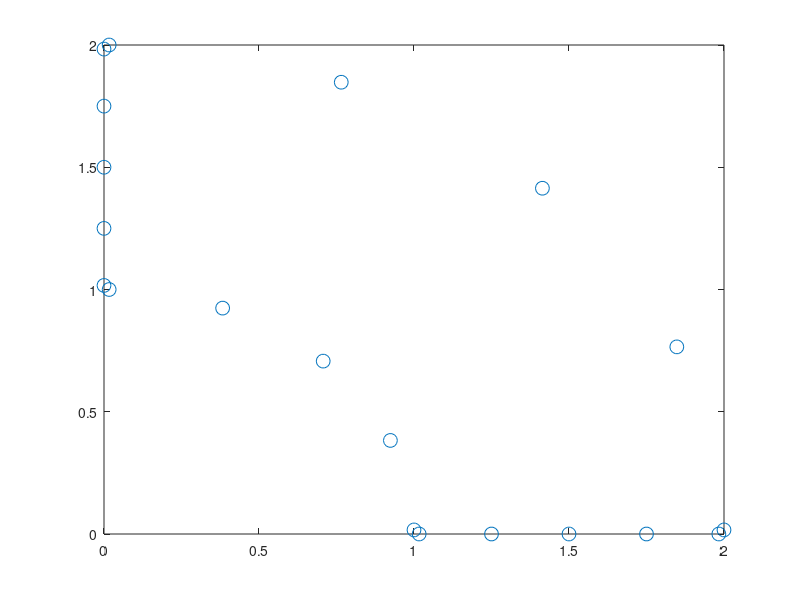

MATLAB code for this plot: (Note: this script raises an error after producing the figure.)
%------------INPUT GEOMETRY AND BOUNDRY CONDITIONS
clear all;close all;


%coordinates of element endpoints

x_elements=[1 0; 1.25 0; 1.5 0; 1.75 0;2 0;
            2*cos(pi/8) 2*sin(pi/8); 2*cos(pi/4) 2*sin(pi/4); 2*cos(3*pi/8) 2*sin(3*pi/8);
            0 2; 0 1.75; 0 1.5; 0 1.25;0 1;
            cos(3*pi/8) sin(3*pi/8); cos(pi/4) sin(pi/4);cos(pi/8) sin(pi/8);
            1 0];
N_elements=16;

%coordinates of nodal points
epsilon=0.05;
epsilon0=epsilon/3
x_nodes=[1+epsilon0 0; 1.25 0; 1.5 0; 1.75 0; 2-epsilon0 0;
         2 epsilon0; 2*cos(pi/8) 2*sin(pi/8); 2*cos(pi/4) 2*sin(pi/4); 2*cos(3*pi/8) 2*sin(3*pi/8); epsilon0 2;
         0 2-epsilon0; 0 1.75; 0 1.5; 0 1.25; 0 1+epsilon0;
         epsilon0 1; cos(3*pi/8) sin(3*pi/8); cos(pi/4) sin(pi/4);cos(pi/8) sin(pi/8); 1 epsilon0];
     
     plot(x_nodes(:,1),x_nodes(:,2),'o','MarkerSize',10);
N_nodes=20;



%the first and second node numbers and type of discontinuity
Element_nodes=[1 2 1;
               2 3 0;
               3 4 0;
               4 5 -1;
               
               6 7 1;
               7 8 0;
               8 9 0;
               9 10 -1;
               
               11 12 1;
               12 13 0;
               13 14 0;
               14 15 -1;
               
               16 17 1;
               17 18 0;
               18 19 0;
               19 20 -1];


plot(x_nodes(:,1),x_nodes(:,2),'o','MarkerSize',10);

%specify boundary conditions
Dirichlet_BC=[6 20;
              7 20;
              8 20;
              9 20;
              10 20
              16 10;
              17 10;
              18 10;
              19 10;
              20 10];
N_Dirichlet=10;
Newmann_BC=[1 0;
            2 0;
            3 0;
            4 0
            5 0;
            
            11 0;
            12 0;
            13 0;
            14 0;
            15 0];
N_Newmann=10;

%------SOLVE THE BOUNDARY INTEGRAL EQUATION-------------------------

%form normal vectors
n_vector=[];
L=(1:N_elements)*0;
for j=1:N_elements
    beta=x_elements(j+1,1:2)-x_elements(j,1:2);
    L(j)=norm(beta);
    n_vector=[n_vector; beta(2)/L(j) -beta(1)/L(j)];
end
n_vector;

u=zeros(N_nodes,1);
q=zeros(N_nodes,1);

for j=1:N_Dirichlet
    u(Dirichlet_BC(j,1),1)=Dirichlet_BC(j,2);
end
for j=1:N_Newmann
    q(Newmann_BC(j,1),1)=Newmann_BC(j,2);
end


%choose a quadrature
N_p=8;
w=[0.101228536290376 0.222381034453374 0.313706645877887 0.362683783378362 0.362683783378362 0.313706645877887 0.222381034453374 0.101228536290376];
p=[-0.960289856497536 -0.796666477413627 -0.525532409916329 -0.183434642495650 0.183434642495650 0.525532409916329 0.796666477413627 0.960289856497536];
w_new=w/2;
p_new=(p+1)/2;
tmp0=0*(1:N_p);
tmp1=0*(1:N_p);
Gij=[0 0];
Hij=[0 0];
%form G and H matrices
G=zeros(N_nodes);
H=zeros(N_nodes);
Q_plus=[1 -epsilon;
        0 1-epsilon]/(1-epsilon);
Q_minus=[1-epsilon 0;
         -epsilon 1]/(1-epsilon);
for j=1:N_elements
    beta=x_elements(j+1,1:2)-x_elements(j,1:2);
    j_1=Element_nodes(j,1);
    j_2=Element_nodes(j,2);
    
    for i=1:N_nodes
        alpha=x_elements(j,1:2)-x_nodes(i,1:2);
        if(i == j_1)
            
            if(Element_nodes(j,3) == 1)
                Gij(1)=-(L(j)/2/pi)*(0.5*log(L(j))-3/4+0.5*((1-epsilon)^2*log(1-epsilon)+(2*epsilon-epsilon^2)*log(epsilon)+epsilon));
                Gij(2)=-(L(j)/2/pi)*(0.5*log(L(j))-1/4+0.5*((1-epsilon^2)*log(1-epsilon)+epsilon^2*log(epsilon)-epsilon));
                Hij(1)=0;
                Hij(2)=0;
            else
                Gij(1)=-(L(j)/2/pi)*(0.5*log(L(j))-3/4);
                Gij(2)=-(L(j)/2/pi)*(0.5*log(L(j))-1/4);
                Hij(1)=0;
                Hij(2)=0;
            end
        elseif(i == j_2)
            if(Element_nodes(j,3) == -1)
                Gij(1)=-(L(j)/2/pi)*(0.5*log(L(j))-1/4+0.5*((1-epsilon^2)*log(1-epsilon)+epsilon^2*log(epsilon)-epsilon));
                Gij(2)=-(L(j)/2/pi)*(0.5*log(L(j))-3/4+0.5*((1-epsilon)^2*log(1-epsilon)+(2*epsilon-epsilon^2)*log(epsilon)+epsilon));
                Hij(1)=0;
                Hij(2)=0;
            else
                Gij(1)=-(L(j)/2/pi)*(0.5*log(L(j))-1/4);
                Gij(2)=-(L(j)/2/pi)*(0.5*log(L(j))-3/4);
                Hij(1)=0;
                Hij(2)=0;
            end
        else
            for k=1:N_p
                tmp0(k)=log(norm(alpha+beta*p_new(k)))*(1-p_new(k));
                tmp1(k)=log(norm(alpha+beta*p_new(k)))*p_new(k);
            end
            Gij(1)=-(L(j)/2/pi)*(w_new*tmp0');
            Gij(2)=-(L(j)/2/pi)*(w_new*tmp1');
           
            for k=1:N_p
                tmp0(k)=(1/(norm(alpha+beta*p_new(k)))^2)*(1-p_new(k));
                tmp1(k)=(1/(norm(alpha+beta*p_new(k)))^2)*p_new(k);
            end
            Hij(1)=-(L(j)/2/pi)*(alpha*n_vector(j,1:2)')*(w_new*tmp0');
            Hij(2)=-(L(j)/2/pi)*(alpha*n_vector(j,1:2)')*(w_new*tmp1');
        end
            
        if(Element_nodes(j,3) == 1)
            Gij=Gij*Q_plus;
            Hij=Hij*Q_plus;
        end
        if(Element_nodes(j,3) == -1)
            Gij=Gij*Q_minus;
            Hij=Hij*Q_minus;
        end
        G(i,j_1)=G(i,j_1)+Gij(1);
        G(i,j_2)=G(i,j_2)+Gij(2);
        H(i,j_1)=H(i,j_1)+Hij(1);
        H(i,j_2)=H(i,j_2)+Hij(2);
    end
end

H=H+diag(0.5*ones(N_nodes,1));

for j=1:N_Dirichlet
    jd=Dirichlet_BC(j,1);
    q(jd,1)=u(jd,1);
    for i=1:N_nodes
        swap=H(i,jd);
        H(i,jd)=-G(i,jd);
        G(i,jd)=-swap;
    end
end
b=G*q;
u=H\b;
for j=1:N_Dirichlet
    jd=Dirichlet_BC(j,1);
    swap=u(jd,1);
    u(jd,1)=q(jd,1);
    q(jd,1)=swap;
end


%---------POST PROCESSING-----------------------------------------------

%choose the points for output of the solution
N_x=4;
x_output=1.5*cos(pi/8*(-1/2+1:N_x));
y_output=1.5*sin(pi/8*(-1/2+1:N_x));%1/16,3/16,5/16,7/16
u_output=0*(1:N_x);
for i=1:N_x
    xp=x_output(i);
    yp=y_output(i);
    g_vector=0*(1:N_nodes);
    h_vector=0*(1:N_nodes);
    for j=1:N_elements
        beta=x_elements(j+1,1:2)-x_elements(j,1:2);
        alpha=x_elements(j,1:2)-[xp yp];
        j_1=Element_nodes(j,1);
        j_2=Element_nodes(j,2);
        gj=[0 0];
        hj=[0 0];
        %g vector
        for k=1:N_p
            tmp0(k)=log(norm(alpha+beta*p_new(k)))*(1-p_new(k));
            tmp1(k)=log(norm(alpha+beta*p_new(k)))*p_new(k);
        end
        gj(1)=-(L(j)/2/pi)*(w_new*tmp0');
        gj(2)=-(L(j)/2/pi)*(w_new*tmp1');
            
        %H matrix
        for k=1:N_p
            tmp0(k)=1/(norm(alpha+beta*p_new(k)))^2*(1-p_new(k));
            tmp1(k)=1/(norm(alpha+beta*p_new(k)))^2*p_new(k);
        end
        hj(1)=-(L(j)/2/pi)*(alpha*n_vector(j,1:2)')*(w_new*tmp0');
        hj(2)=-(L(j)/2/pi)*(alpha*n_vector(j,1:2)')*(w_new*tmp1');
        if(Element_nodes(j,3) == 1)
            gj=gj*Q_plus;
            hj=hj*Q_plus;
        end
        if(Element_nodes(j,3) == -1)
            gj=gj*Q_minus;
            hj=hj*Q_minus;
        end
        g_vector(j_1)=g_vector(j_1)+gj(1);
        g_vector(j_2)=g_vector(j_2)+gj(2);
        h_vector(j_1)=h_vector(j_1)+hj(1);
        h_vector(j_2)=h_vector(j_2)+hj(2);
    end
    u_output(i)=g_vector*q-h_vector*u;
end
display('u_output');u_output
size(u_output)
%%plot(x_output,u_output,'+'); %%% done
Nodes=[];
for j=0:N_x
    for i=0:N_x
        Nodes=[Nodes;x_output(i+1) y_output(j+1)];
    end
end

%B is the connectivity matrix
B=[];
for j=1:N_x
    for i=1:N_x
        B=[B;(j)*(N_x+1)+i (j-1)*(N_x+1)+i (j)*(N_x+1)+i+1];
        B=[B;(j-1)*(N_x+1)+i+1 j*(N_x+1)+i+1 (j-1)*(N_x+1)+i];
    end
end
N2=(N_x+1)^2;
u2=reshape(u_output,N2,1);
patch('Vertices',Nodes,'Faces',B,'FaceVertexCData',u2,'FaceColor','interp');